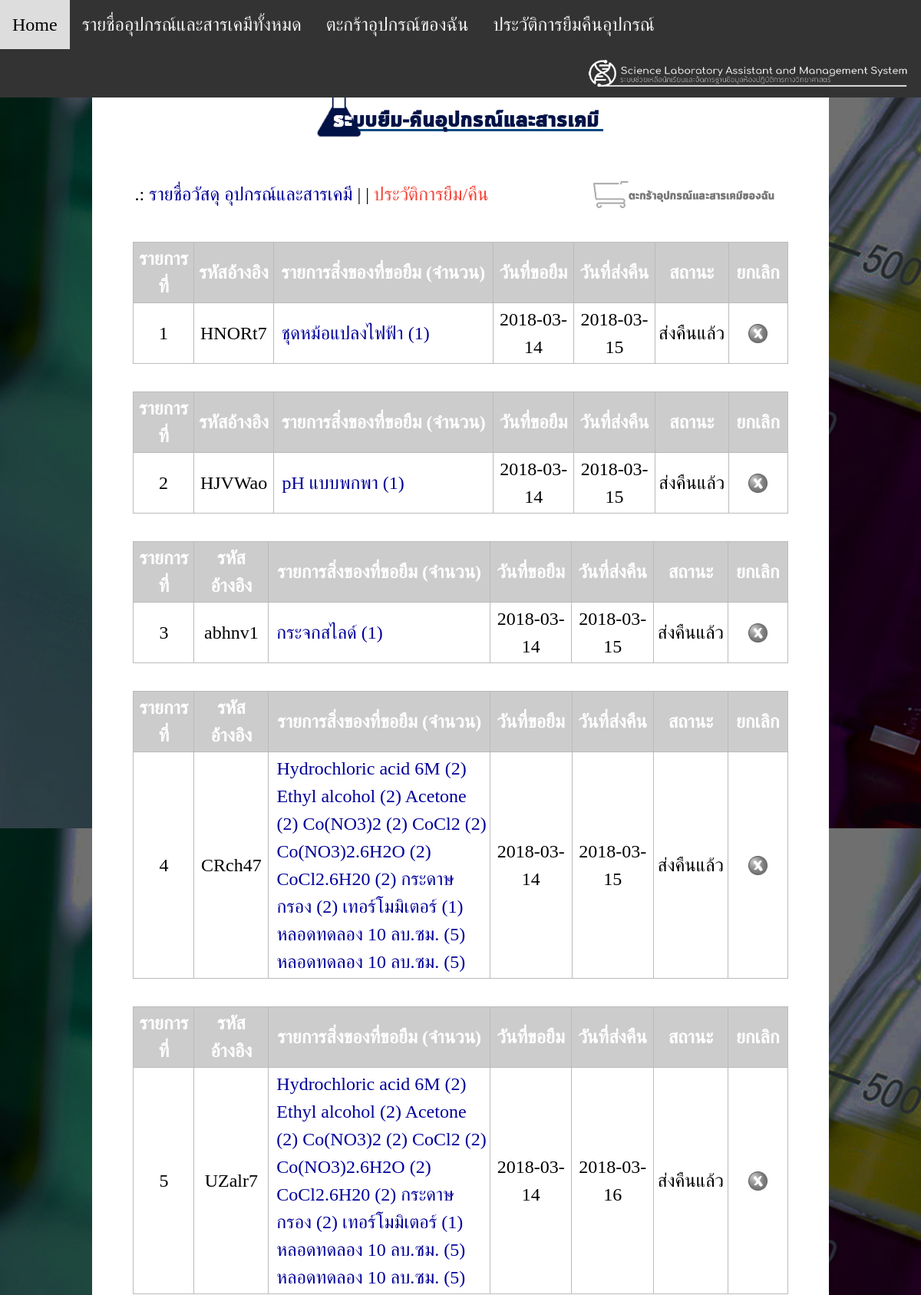
The app's page /lab/booking_history.php (signed in, upper part) with its own data.
### tables this page shows
CREATE TABLE `booking` (
  `b_id` int(11) NOT NULL,
  `std_id` char(10) DEFAULT NULL,
  `eq_id` char(10) DEFAULT NULL,
  `b_amount` int(5) DEFAULT NULL,
  `b_code` char(10) DEFAULT NULL,
  `b_date` date DEFAULT NULL,
  `send_date` date DEFAULT NULL,
  `recive_date` date DEFAULT NULL,
  `b_status` int(1) DEFAULT '0',
  `check_dup` int(1) DEFAULT '0',
  `lb_id` char(10) DEFAULT NULL,
  `lb_id2` char(10) DEFAULT NULL,
  `send_date2` datetime DEFAULT NULL,
  `b_damage` int(5) DEFAULT NULL
);

CREATE TABLE `equipment` (
  `eq_id` int(11) NOT NULL,
  `eq_code` varchar(7) DEFAULT NULL,
  `eq_name` varchar(50) DEFAULT NULL,
  `eq_amount` int(11) DEFAULT NULL,
  `eq_total` int(5) DEFAULT NULL,
  `eq_counter` varchar(10) DEFAULT NULL,
  `eq_damage` int(11) DEFAULT '0',
  `eq_detail` text,
  `eq_danger` varchar(10) DEFAULT NULL,
  `eq_type` varchar(3) DEFAULT NULL,
  `eq_path` text
);

### lab/booking_history.php (the view, shortened to what this page needs)
<?
$login_user = $_SESSION[login_user];
$sql = "SELECT * FROM student WHERE std_id = '$login_user' \n";
$q = mysql_query($sql);
$u = mysql_fetch_assoc($q);
?>
<!DOCTYPE html PUBLIC "-//W3C//DTD XHTML 1.0 Transitional//EN" "http://www.w3.org/TR/xhtml1/DTD/xhtml1-transitional.dtd">
<html xmlns="http://www.w3.org/1999/xhtml">
<head>
<link rel="stylesheet" href="https://code.getmdl.io/1.3.0/material.indigo-pink.min.css">
<link rel="stylesheet" href="css/w3.css">
<link rel="stylesheet" href="css/cart.css">
<link rel="stylesheet" href="css/header.css">
<link rel="stylesheet" href="css/line.css">
<link rel="stylesheet" href="css/table.css">
</head>
<body topmargin="0" leftmargin="0" rightmargin="0" bottommargin="0">
<div class="navbar" align="right"> <a href="home.php">Home</a> <a href="borrow.php">รายชื่ออุปกรณ์และสารเคมีทั้งหมด</a> <a href="mycart.php">ตะกร้าอุปกรณ์ของฉัน</a> <a href="booking_history.php">ประวัติการยืมคืนอุปกรณ์</a> <img src="img/header_white.png" width="452" height="63"  /></div>
<table align="center" border="0" cellpadding="3" cellspacing="3" width="100%" bgcolor="#3333FF" height="80">
<tr>
	<td>&nbsp;</td>
</tr>
</table>
<table align="center" border="0" cellpadding="0" cellspacing="0" width="80%" bgcolor="#FFFFFF" style="padding-top:10px; margin-top:10px;">
<tr height="300" valign="top">
	<td>
	<form name="confirm_booking" id="confirm_booking" action="confirm_booking.php" method="post">
	<table align="center" width="100%" border="0" cellpadding="3" cellspacing="3">
	<tr>
		<td align="center" valign="top"><img src="img/borrow.png" height="80" /></td>
	</tr>
	<tr>
		<td valign="top">
		<table align="center" border="0" cellpadding="2" cellspacing="0" width="90%">
		<tr align="right"><br />
			<td width="60%" align="left">.: <a href="borrow.php" class="hover_unterline">รายชื่อวัสดุ อุปกรณ์และสารเคมี</a> | | <span style="color:#FF3300"><a href="booking_history.php" class="w3-text-red hover_unterline">ประวัติการยืม/คืน</a></span></td>
			<td align="right" width="13%"><a href="mycart.php" class="hover_unterline"><img src="img/mycart.png" height="40"/></a></td>
		</tr>
		<tr align="right">
		  <td align="left">&nbsp;</td>
		  <td align="right">&nbsp;</td>
		  </tr>
		</table>
		<?
		$i = 1;
		$sql = "SELECT * FROM booking WHERE std_id = '$u[std_id]' AND check_dup = '1' ORDER BY b_id DESC\n";
		$query = mysql_query($sql)or die("<pre>$sql</pre>").mysql_error();
		$row = mysql_num_rows($query);
		while($all = mysql_fetch_assoc($query)){
			$tmp_code = $all[b_code];
			$sql2 = "SELECT * FROM booking WHERE std_id = '$u[std_id]' AND b_code = '$tmp_code' \n";
			$query2 = mysql_query($sql2)or die("<pre>$sql</pre>").mysql_error();
		?>
		<table align="center" border="0" cellpadding="3" cellspacing="1" width="90%" <? if($all[b_status]==2){?>class="form_table2"<? }elseif($all[b_status]==1){?>class="form_table3"<? }else{?> class="form_table"<? }?>>
		<tr>
			<th width="7%">รายการที่</th>
			<th width="10%">รหัสอ้างอิง</th>
			<th width="30%">รายการสิ่งของที่ขอยืม (จำนวน)</th>
			<th width="11%">วันที่ขอยืม</th>
			<th width="11%">วันที่ส่งคืน</th>
			<th width="10%">สถานะ</th>
			<th width="8%">ยกเลิก</th>
		</tr>
		<tr align="center">
			<td><?=$i?></td>
			<td><?=$tmp_code?></td>
			<td align="left" style="padding-left:10px;">
			<?
			$sql2 = "SELECT * FROM booking WHERE std_id = '$u[std_id]' AND b_code = '$tmp_code' \n";
			$query2 = mysql_query($sql2)or die("<pre>$sql</pre>").mysql_error();
			while($data = mysql_fetch_assoc($query2)){
			$sql3 = "SELECT * FROM equipment WHERE eq_id = '$data[eq_id]' \n";
			$query3 = mysql_query($sql3)or die("<pre>$sql</pre>").mysql_error();
			$data2 = mysql_fetch_assoc($query3)
			?>
			<a href="equip_detail.php?id=<?=$data2[eq_id]?>" class="hover_unterline"><?=$data2[eq_name]?> (<?=$data[b_amount]?>)</a>
			<? }?>
			</td>
			<td><?=$all[b_date]?></td>
			<td><?=$all[send_date]?></td>
			<?
			if($all[b_status]==0){
				$status = "รอรับของ";
			}elseif($all[b_status]=="1"){
				$status = "กำลังยืม";
			}else{
				$status = "ส่งคืนแล้ว";
			}
			?>
			<td><?=$status?></td>
			<td><? if($all[b_status]!="0"){?><img src="img/cancel2.png" height="25" width="25" /><? }else{?><a href="booking_history.php?act=delete&b_code=<?=$all[b_code]?>" onClick="return confirm('ยืนยันการลบ!')"><img src="img/cancel.png" height="25" width="25"><? }?></a></td>
		</tr>
		</table>
		<br />
		<?
		$i++;
		}
		?>
		<?
		if($row==0){
		?>
		<table align="center" border="0" cellpadding="3" cellspacing="1" width="90%" class="form_table">
		<tr>
			<th width="7%">รายการที่</th>
			<th width="10%">รหัสอ้างอิง</th>
			<th width="30%">รายการสิ่งของที่ขอยืม (จำนวน)</th>
			<th width="10%">วันที่ขอยืม</th>
			<th width="10%">วันที่ส่งคืน</th>
			<th width="10%">สถานะ</th>
			<th width="10%">ยกเลิก</th>
		</tr>
		<tr align="center">
		  <td colspan="7">-ยังไม่มีข้อมูล-</td>
		</tr>
		</table>
		<? }?></td>
	</tr>
	</table>
	</form>
	</td>
</tr>
</table>
</body>
</html>

### lab/css/w3.css (style rules this page uses)
html { box-sizing:border-box }
*,*:before,*:after { box-sizing:inherit }
html { -ms-text-size-adjust:100%;-webkit-text-size-adjust:100% }
body { margin:0 }
a { background-color:transparent;-webkit-text-decoration-skip:objects }
img { border-style:none }
html,body { font-family:Verdana,sans-serif;font-size:15px;line-height:1.5 }
html { overflow-x:hidden }
img { vertical-align:middle }
a { color:inherit }
.w3-text-red,.w3-hover-text-red:hover { color:#f44336!important }

### lab/css/header.css (style rules this page uses)
* { font-family:Circular; font-size:24px; }
body { margin:0; }
.navbar { overflow: hidden; background-color: #333; position: fixed; top: 0; width: 100%; }
.navbar a { float: left; display: block; color: #f2f2f2; text-align: center; padding: 14px 16px; text-decoration: none; }

### lab/css/line.css (style rules this page uses)
a { font-size:24px; color:#000099; }
a.hover_unterline { position:relative; text-decoration:none; cursor:pointer; font-size:24px; color:#000099; }
a.hover_unterline::after { -webkit-transition: 0.3s all ease; -moz-transition: 0.3s all ease; -ms-transition: 0.3s all ease; -o-transition: 0.3s all ease; transition: 0.3s all ease; position:absolute; left:100%; right:0; bottom:0px; z-index:1; content:""; height:1px; background:#0000FF; }

### lab/css/table.css (style rules this page uses)
.form_table2 { BACKGROUND-COLOR: #bbbbbb }
.form_table2 TH { BACKGROUND-COLOR:#CCCCCC; COLOR: #ffffff }
.form_table2 TD { BACKGROUND-COLOR: #ffffff }

### records on screen
booking: b_code "HNORt7", eq.eq_name "ชุดหม้อแปลงไฟฟ้า", b_amount "1", b_date "2018-03-14", send_date "2018-03-15", b_status "ส่งคืนแล้ว"
booking: b_code "HJVWao", eq.eq_name "pH แบบพกพา", b_amount "1", b_date "2018-03-14", send_date "2018-03-15", b_status "ส่งคืนแล้ว"
booking: b_code "abhnv1", eq.eq_name "กระจกสไลด์", b_amount "1", b_date "2018-03-14", send_date "2018-03-15", b_status "ส่งคืนแล้ว"
booking: b_code "CRch47", eq.eq_name "Hydrochloric acid 6M", b_amount "2", b_date "2018-03-14", send_date "2018-03-15", b_status "ส่งคืนแล้ว"
booking: eq.eq_name "Ethyl alcohol", b_amount "2"
booking: eq.eq_name "Acetone", b_amount "2"
booking: eq.eq_name "Co(NO3)2", b_amount "2"
booking: eq.eq_name "CoCl2", b_amount "2"
booking: eq.eq_name "Co(NO3)2.6H2O", b_amount "2"
booking: eq.eq_name "CoCl2.6H20", b_amount "2"
booking: eq.eq_name "กระดาษกรอง", b_amount "2"
booking: eq.eq_name "เทอร์โมมิเตอร์", b_amount "1"
booking: eq.eq_name "หลอดทดลอง 10 ลบ.ซม.", b_amount "5"
booking: eq.eq_name "หลอดทดลอง 10 ลบ.ซม.", b_amount "5"
booking: b_code "UZalr7", eq.eq_name "Hydrochloric acid 6M", b_amount "2", b_date "2018-03-14", send_date "2018-03-16", b_status "ส่งคืนแล้ว"
booking: eq.eq_name "Ethyl alcohol", b_amount "2"
booking: eq.eq_name "Acetone", b_amount "2"
booking: eq.eq_name "Co(NO3)2", b_amount "2"
booking: eq.eq_name "CoCl2", b_amount "2"
booking: eq.eq_name "Co(NO3)2.6H2O", b_amount "2"
booking: eq.eq_name "CoCl2.6H20", b_amount "2"
booking: eq.eq_name "กระดาษกรอง", b_amount "2"
booking: eq.eq_name "เทอร์โมมิเตอร์", b_amount "1"
booking: eq.eq_name "หลอดทดลอง 10 ลบ.ซม.", b_amount "5"
booking: eq.eq_name "หลอดทดลอง 10 ลบ.ซม.", b_amount "5"
